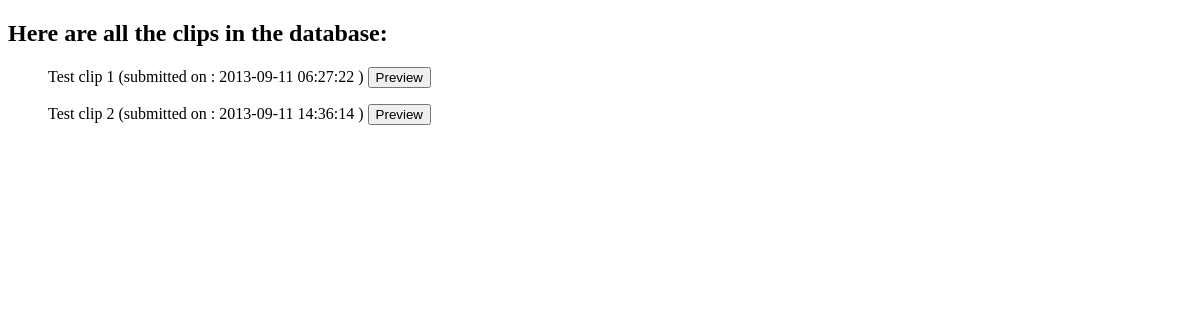
Page /visit/clips/index.php on the earlier database version.
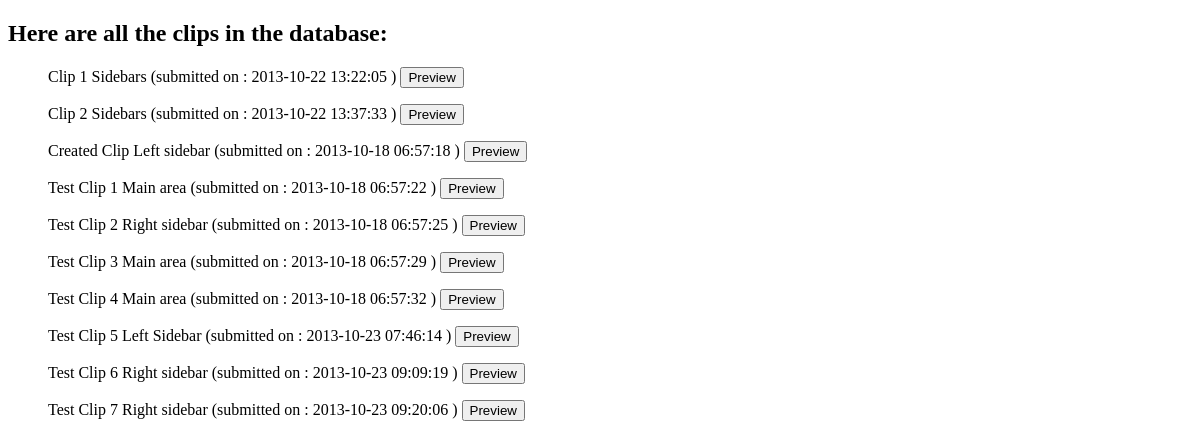
Same page on the later database version.
### tables this page shows
CREATE TABLE IF NOT EXISTS `clip` (
  `id` int(11) NOT NULL AUTO_INCREMENT,
  `clipname` text NOT NULL,
  `clipdate` timestamp NOT NULL DEFAULT CURRENT_TIMESTAMP ON UPDATE CURRENT_TIMESTAMP,
  `clipbackgroundcolor` text NOT NULL,
  `clipDurationInSeconds` int(11) NOT NULL DEFAULT '4',
  `clipOrderNumber` int(11) NOT NULL DEFAULT '1',
  `isLoop` tinyint(1) NOT NULL DEFAULT '1',
  `singleClip` tinyint(1) NOT NULL DEFAULT '1',
  `cliplayoutid` int(11) NOT NULL,
  PRIMARY KEY (`id`),
  KEY `cliplayoutid` (`cliplayoutid`)
);

### visit/clips/index.php (called while the page is built, shortened)
<?php
include '../../includes/db.inc.php';
try
{
    $result = $pdo->query('SELECT * FROM clip');
}
catch (PDOException $error)
{
    $error = $error->getMessage();
    include '../../includes/error.html.php';
    exit();
}
while ($row = $result->fetch())
{
    $clips[] = array(
        'id'    => $row['id'],
        'clipname'  => $row['clipname'],
        'clipdate' => $row['clipdate']
      );
}
include 'cliplist.html.php';
exit();
?>

### visit/clips/cliplist.html.php (the view, shortened to what this page needs)
<?php include '../../includes/helpers.inc.php'; ?>
<!DOCTYPE html>
<html>
    <head>
    </head>
    <body>
        <h2>Here are all the clips in the database:</h2>
        <?php foreach ($clips as $clip): ?>
          <blockquote >
             <form action="" method="get">
                <?php echo htmlout($clip['clipname'], ENT_QUOTES, 'UTF-8'); ?>
                 (submitted on : <?php echo htmlout($clip['clipdate'], ENT_QUOTES, 'UTF-8'); ?> )
                <input type="submit" name="action" value="Preview">
             </form>
         </blockquote>
        <?php endforeach; ?>
    </body>
</html>

### includes/helpers.inc.php
<?php
function html($text) {
    return htmlspecialchars($text, ENT_QUOTES, 'UTF-8');
}
function htmlout($text) {
    echo html($text);
}
?>

Differences in the rows shown:
changed clip: clipname "Test clip 1 2013-09-11 06:27:22" → "Clip 1 Sidebars 2013-10-22 13:22:05"
changed clip: clipname "Test clip 2 2013-09-11 14:36:14" → "Clip 2 Sidebars 2013-10-22 13:37:33"
added clip: clipname "Created Clip Left sidebar 2013-10-18 06:57:18"
added clip: clipname "Test Clip 1 Main area 2013-10-18 06:57:22"
added clip: clipname "Test Clip 2 Right sidebar 2013-10-18 06:57:25"
added clip: clipname "Test Clip 3 Main area 2013-10-18 06:57:29"
added clip: clipname "Test Clip 4 Main area 2013-10-18 06:57:32"
added clip: clipname "Test Clip 5 Left Sidebar 2013-10-23 07:46:14"
added clip: clipname "Test Clip 6 Right sidebar 2013-10-23 09:09:19"
added clip: clipname "Test Clip 7 Right sidebar 2013-10-23 09:20:06"
